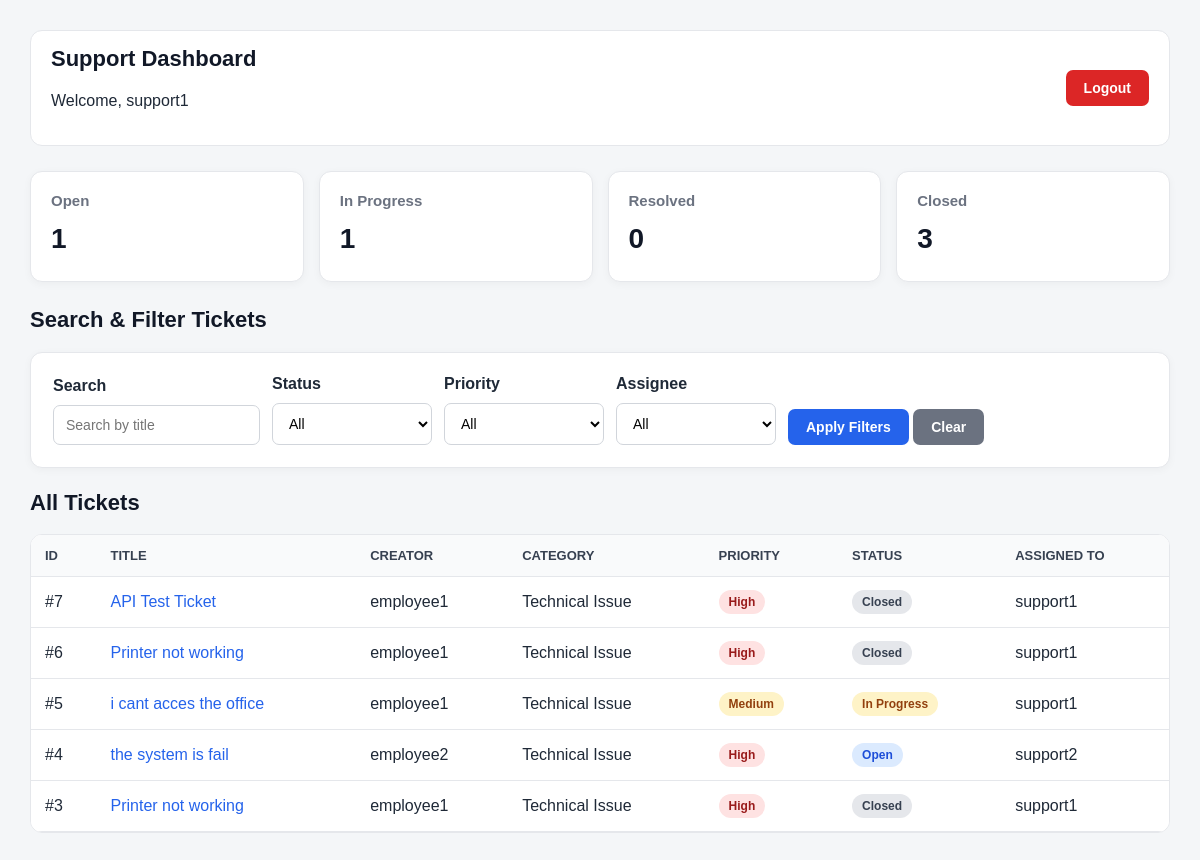
/support (signed in), run on the app's committed database.
### tables this page shows
CREATE TABLE users (
    id INTEGER PRIMARY KEY AUTOINCREMENT,
    username TEXT NOT NULL UNIQUE,
    password TEXT NOT NULL,
    role TEXT NOT NULL
);

CREATE TABLE tickets (
    id INTEGER PRIMARY KEY AUTOINCREMENT,
    title TEXT NOT NULL,
    description TEXT NOT NULL,
    category TEXT NOT NULL,
    priority TEXT NOT NULL DEFAULT 'Medium',
    status TEXT NOT NULL DEFAULT 'Open',
    creator_id INTEGER NOT NULL,
    assigned_to INTEGER,
    created_at TEXT NOT NULL,
    updated_at TEXT NOT NULL,

    FOREIGN KEY (creator_id) REFERENCES users(id),
    FOREIGN KEY (assigned_to) REFERENCES users(id)
);

### support_routes.py (the view)
    @app.route("/support")
    def support_dashboard():
        if "user_id" not in session:
            return redirect(url_for("login"))
        if session["role"] != "support":
            return "Unauthorized", 403
        search = request.args.get("search", "").strip()
        status = request.args.get("status", "")
        priority = request.args.get("priority", "")
        assignee = request.args.get("assignee", "")
        connection = get_db_connection()
        summary_rows = connection.execute("""
            SELECT status, COUNT(*) AS count
            FROM tickets
            GROUP BY status
        """).fetchall()
        summary = {
            "Open": 0,
            "In Progress": 0,
            "Resolved": 0,
            "Closed": 0
        }
        for row in summary_rows:
            summary[row["status"]] = row["count"]
        query = """
            SELECT
                tickets.*,
                creator.username AS creator_name,
                assigned.username AS assigned_name

            FROM tickets

            JOIN users AS creator
                ON tickets.creator_id = creator.id

            LEFT JOIN users AS assigned
                ON tickets.assigned_to = assigned.id

            WHERE 1 = 1
        """
        params = []
        if search:
            query += " AND tickets.title LIKE ?"
            params.append("%" + search + "%")
        if status:
            query += " AND tickets.status = ?"
            params.append(status)
        if priority:
            query += " AND tickets.priority = ?"
            params.append(priority)
        if assignee == "unassigned":
            query += " AND tickets.assigned_to IS NULL"
        elif assignee:
            query += " AND tickets.assigned_to = ?"
            params.append(assignee)
        query += " ORDER BY tickets.created_at DESC"
        tickets = connection.execute(
            query,
            params
        ).fetchall()
        support_users = connection.execute("""
            SELECT id, username
            FROM users
            WHERE role = 'support'
            ORDER BY username
        """).fetchall()
        connection.close()
        return render_template(
            "support_dashboard.html",
            tickets=tickets,
            support_users=support_users,
            search=search,
            status=status,
            priority=priority,
            assignee=assignee,
            summary=summary
        )

### database.py (called while the page is built)
def get_db_connection():
    connection = sqlite3.connect(DATABASE)
    connection.row_factory = sqlite3.Row
    connection.execute("PRAGMA foreign_keys = ON")
    return connection

### templates/support_dashboard.html (shortened to what this page needs)
<!DOCTYPE html>
<html>
<head>
    <link rel="stylesheet" href="{{ url_for('static', filename='css/style.css') }}">
</head>
<body>
    <div class="top-bar">
        <div>
            <h1>Support Dashboard</h1>
            <p>Welcome, {{ session["username"] }}</p>
        </div>
        <div class="top-bar-links">
            <a href="{{ url_for('logout') }}" class="button button-danger">
                Logout
            </a>
        </div>
    </div>
    <div class="summary-container">
        <div class="summary-card">
            <h3>Open</h3>
            <p>{{ summary["Open"] }}</p>
        </div>
        <div class="summary-card">
            <h3>In Progress</h3>
            <p>{{ summary["In Progress"] }}</p>
        </div>
        <div class="summary-card">
            <h3>Resolved</h3>
            <p>{{ summary["Resolved"] }}</p>
        </div>
        <div class="summary-card">
            <h3>Closed</h3>
            <p>{{ summary["Closed"] }}</p>
        </div>
    </div>
    <h2>Search & Filter Tickets</h2>
    <form method="GET" action="{{ url_for('support_dashboard') }}">
        <div class="filters">
            <div>
                <label>Search</label>
                <input type="text" name="search" placeholder="Search by title" value="{{ search }}">
            </div>
            <div>
                <label>Status</label>
                <select name="status">
                    <option value="">
                        All
                    </option>
                </select>
            </div>
            <div>
                <label>Priority</label>
                <select name="priority">
                    <option value="">
                        All
                    </option>
                </select>
            </div>
            <div>
                <label>Assignee</label>
                <select name="assignee">
                    <option value="">
                        All
                    </option>
                </select>
            </div>
            <div>
                <button type="submit">
                    Apply Filters
                </button>
                <a href="{{ url_for('support_dashboard') }}" class="button button-secondary">
                    Clear
                </a>
            </div>
        </div>
    </form>
    <h2>All Tickets</h2>
    {% if tickets %}
    <div class="table-container">
        <table>
            <tr>
                <th>ID</th>
                <th>Title</th>
                <th>Creator</th>
                <th>Category</th>
                <th>Priority</th>
                <th>Status</th>
                <th>Assigned To</th>
            </tr>
            {% for ticket in tickets %}
            <tr>
                <td>
                    #{{ ticket["id"] }}
                </td>
                <td>
                    <a href="{{ url_for('ticket_details', ticket_id=ticket['id']) }}">
                        {{ ticket["title"] }}
                    </a>
                </td>
                <td>
                    {{ ticket["creator_name"] }}
                </td>
                <td>
                    {{ ticket["category"] }}
                </td>
                <td>
                    {% if ticket["priority"] == "Low" %}
                    <span class="priority priority-low">
                        Low
                    </span>
                    {% elif ticket["priority"] == "Medium" %}
                    <span class="priority priority-medium">
                        Medium
                    </span>
                    {% elif ticket["priority"] == "High" %}
                    <span class="priority priority-high">
                        High
                    </span>
                    {% endif %}
                </td>
                <td>
                    {% if ticket["status"] == "Open" %}
                    <span class="status status-open">
                        Open
                    </span>
                    {% elif ticket["status"] == "In Progress" %}
                    <span class="status status-in-progress">
                        In Progress
                    </span>
                    {% elif ticket["status"] == "Resolved" %}
                    <span class="status status-resolved">
                        Resolved
                    </span>
                    {% elif ticket["status"] == "Closed" %}
                    <span class="status status-closed">
                        Closed
                    </span>
                    {% endif %}
                </td>
                <td>
                    {% if ticket["assigned_name"] %}
                    {{ ticket["assigned_name"] }}
                    {% else %}
                    <span style="color: #6b7280;">
                        Unassigned
                    </span>
                    {% endif %}
                </td>
            </tr>
            {% endfor %}
        </table>
    </div>
    {% else %}
    <div class="ticket-card">
        <p>No tickets found.</p>
    </div>
    {% endif %}
</body>
</html>

### static/css/style.css (style rules this page uses)
* { box-sizing: border-box; }
body { font-family: Arial, sans-serif; background-color: #f4f6f8; margin: 0; color: #1f2937; }
body { padding: 30px; }
h1, h2, h3 { margin-top: 0; color: #111827; }
h1 { font-size: 30px; }
h2 { font-size: 22px; }
p { line-height: 1.6; }
a { color: #2563eb; text-decoration: none; font-weight: 500; }
form { background: white; padding: 22px; margin-bottom: 22px; border-radius: 12px; border: 1px solid #e5e7eb; box-shadow: 0 2px 8px rgba(0, 0, 0, 0.04); }
label { display: block; margin-bottom: 4px; font-weight: 600; }
input, select, textarea { width: 100%; max-width: 500px; padding: 11px 12px; margin-top: 6px; margin-bottom: 16px; border: 1px solid #d1d5db; border-radius: 7px; background: white; font-size: 14px; }
button, .button { display: inline-block; width: auto; padding: 10px 18px; border: none; border-radius: 7px; background-color: #2563eb; color: white; font-size: 14px; font-weight: 600; cursor: pointer; text-decoration: none; }
.button-secondary { background-color: #6b7280; }
.button-danger { background-color: #dc2626; }
.summary-container { display: grid; grid-template-columns: repeat(4, minmax(150px, 1fr)); gap: 15px; margin-bottom: 25px; }
.summary-card { background: white; border-radius: 12px; padding: 20px; border: 1px solid #e5e7eb; box-shadow: 0 2px 8px rgba(0, 0, 0, 0.04); }
.summary-card h3 { margin-bottom: 8px; font-size: 15px; color: #6b7280; }
.summary-card p { margin: 0; font-size: 28px; font-weight: bold; color: #111827; }
.table-container { width: 100%; overflow-x: auto; background: white; border-radius: 12px; border: 1px solid #e5e7eb; margin-top: 18px; }
table { width: 100%; border-collapse: collapse; background: white; }
th, td { padding: 13px 14px; border-bottom: 1px solid #e5e7eb; text-align: left; vertical-align: middle; }
th { background-color: #f9fafb; color: #374151; font-size: 13px; text-transform: uppercase; }
.status { display: inline-block; padding: 5px 10px; border-radius: 20px; font-size: 12px; font-weight: 600; }
.status-open { background-color: #dbeafe; color: #1d4ed8; }
.status-in-progress { background-color: #fef3c7; color: #92400e; }
.status-closed { background-color: #e5e7eb; color: #374151; }
.priority { display: inline-block; padding: 5px 10px; border-radius: 20px; font-size: 12px; font-weight: 600; }
.priority-medium { background-color: #fef3c7; color: #92400e; }
.priority-high { background-color: #fee2e2; color: #991b1b; }
.top-bar { display: flex; justify-content: space-between; align-items: center; margin-bottom: 25px; padding: 15px 20px; background: white; border-radius: 12px; border: 1px solid #e5e7eb; }
.top-bar h1 { margin: 0; font-size: 22px; }
.top-bar-links { display: flex; gap: 15px; }
.filters { display: flex; gap: 12px; flex-wrap: wrap; align-items: end; }
.filters input, .filters select { margin-bottom: 0; min-width: 160px; }
.filters button { margin-bottom: 0; }

### data on the page
users: username "support1"
tickets: id "7", title "API Test Ticket", creator_name "employee1", category "Technical Issue", priority "High", status "Closed", assigned_name "support1"
tickets: id "6", title "Printer not working", creator_name "employee1", category "Technical Issue", priority "High", status "Closed", assigned_name "support1"
tickets: id "5", title "i cant acces the office", creator_name "employee1", category "Technical Issue", priority "Medium", status "In Progress", assigned_name "support1"
tickets: id "4", title "the system is fail", creator_name "employee2", category "Technical Issue", priority "High", status "Open", assigned_name "support2"
tickets: id "3", title "Printer not working", creator_name "employee1", category "Technical Issue", priority "High", status "Closed", assigned_name "support1"

### other printed values
{{ summary["Open"] }} "1"
{{ summary["In Progress"] }} "1"
{{ summary["Resolved"] }} "0"
{{ summary["Closed"] }} "3"
